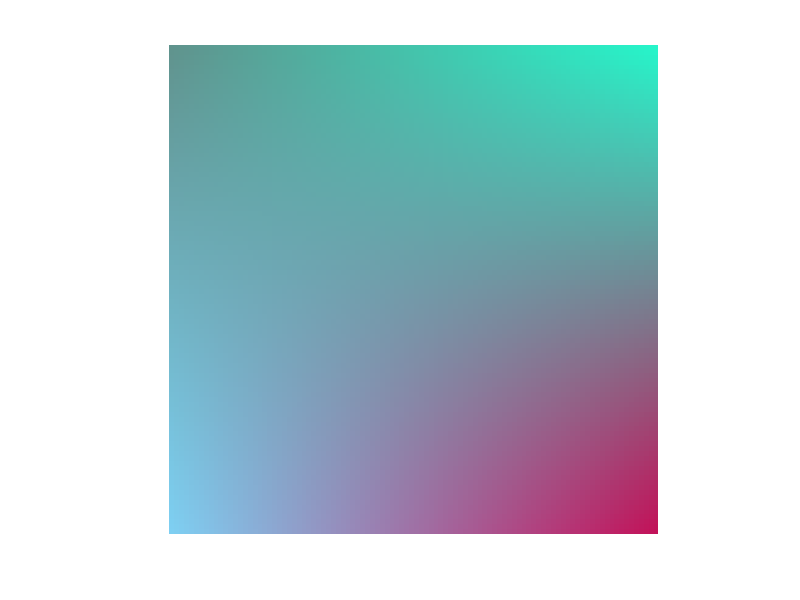

Write MATLAB code to recreate this figure.
%L applicazione è metterla in oggetti tassellati per fare altro

%Assegnamo dei colori in formato RGB ai 4 vertici. Aggiunta quarta colonna per la trasparenza
v1=[96,147,141];
v2=[126,207,242];
v3=[38,245,202];
v4=[194,18,89];

%Effettuiamo l'interpolazione bilineare tra i colori dei vertici per ottenere poi l'effetto di shading

%creazione di una matrice di 100x100x3 per contenere i colori
%img=zeros(100,100,3);
%img(1,1,:)=v1;
%img(1,100,:)=v2;
%img(100,1,:)=v3;
%img(100,100,:)=v4;
%for i=1:100
 %   for j=1:100
        %f(xi,y0)
        %a=img(1,1,:).*(i-100)/(1-100)+img(100,1,:).*(i-1)/(100-1);
        %f(xi,y1)
        %b=img(1,100,:).*(i-100)/(1-100)+img(100,100,:).*(i-1)/(100-1);
        %f(xi,yi)
        %img(i,j,:)=a.*(j-100)/(1-100)+b.*(j-1)/(100-1);
  %  end
%end
%imshow(uint8(img));



%Operazioni vettoriali (1 for)


img=zeros(100,100,3);
img(1,1,:)=v1;
img(1,100,:)=v2;
img(100,1,:)=v3;
img(100,100,:)=v4;
a = img(1, 1, :) .* ((1:100) -100)/(1-100) + img(100, 1, :) .* ((1:100) - 1)/(100-1);
b = img(1, 100, :) .* ((1:100) - 100)/(1-100) + img(100, 100, :) .* ((1:100) - 1)/(100-1);
for i=1:100
    img(i, :, :) = a .* (i-100)/(1-100) + b .* (i-1)/(100-1);
end
imshow(uint8(img));
